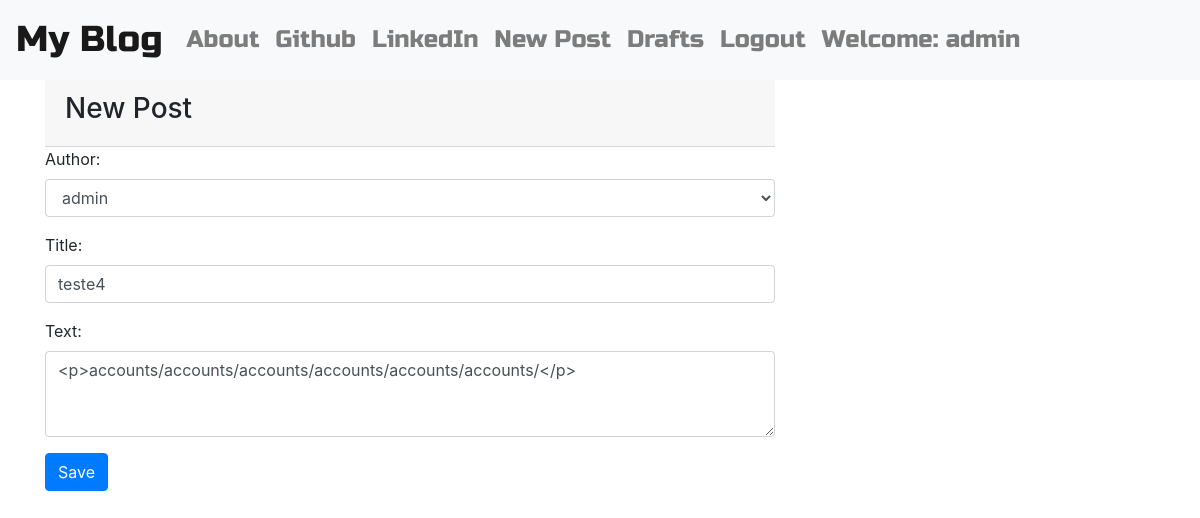
Screenshot of /post/1/edit/ (signed in) with the database file from the repository.
### blog/models.py (models this page shows, shortened)
class Post(models.Model):
    author = models.ForeignKey('auth.User', on_delete=models.CASCADE)
    title = models.CharField(max_length=200)
    text = models.TextField()
    create_date = models.DateTimeField(default=timezone.now)
    published_date = models.DateTimeField(blank=True, null=True)

### blog/views.py (the view)
# urls.py: path('post/<int:pk>/edit/', views.PostUpdateView.as_view(), name='post_edit'),
class PostUpdateView(LoginRequiredMixin, UpdateView):
    login_url = '/login/'
    redirect_field_name = 'blog/post_detail.html'
    form_class = PostForm
    model = Post

### blog/forms.py
class PostForm(forms.ModelForm):
    class Meta:
        model = Post
        fields = ('author', 'title', 'text')
        widgets = {
            'author': forms.Select(attrs={'class': 'form-control'}),
            'title': forms.TextInput(attrs={'class': 'form-control'}),
            'text': forms.Textarea(attrs={'class': 'form-control', 'id':'exampleFormControlTextarea1', 'rows':'3'})
        }

### blog/templates/blog/post_form.html (shortened to what this page needs)
{% extends "blog/base.html" %}
{% block body_block %}
<form method="POST" class="post-form">
  <div class="form-group">
    <div class="card-header card-title"><h3>New Post</h3></div>
        {{ form.as_p }}
    <button type="submit" class="save btn btn-primary">Save</button>
  </div>
</form>
{% endblock %}

### blog/templates/blog/base.html (shortened to what this page needs)
<!DOCTYPE html>
{% load static %}
<html>
<head>
    <link rel="stylesheet" href="https://stackpath.bootstrapcdn.com/bootstrap/4.4.1/css/bootstrap.min.css">
    <link rel="stylesheet" href="//cdn.jsdelivr.net/npm/medium-editor@latest/dist/css/medium-editor.min.css" type="text/css" media="screen" charset="utf-8">
    <link rel="stylesheet" href="{% static 'css/blog.css' %}">
</head>
<body>
    <nav class="navbar navbar-expand-md navbar-light bg-light techfont custom-navbar">
        <a class="navbar-brand bigbrand" href="{% url 'post_list' %}">My Blog</a>
        <div class="collapse navbar-collapse" id="navbarSupportedContent">
            <ul class="navbar-nav mr-auto">
                <li class="nav-item">
                    <a class="nav-link" href="{% url 'about' %}">About</a>
                </li>
                <li class="nav-item">
                    <a class="nav-link" href="https://www.github.com">Github</a>
                </li>
                <li class="nav-item">
                    <a class="nav-link" href="https://www.linkedin.com">LinkedIn</a>
                </li>
                {% if user.is_authenticated %}
                    <li class="nav-item">
                        <a class="nav-link" href="{% url 'post_new' %}">New Post</a>
                    </li>
                    <li class="nav-item">
                        <a class="nav-link" href="{% url 'post_draft_list' %}">Drafts</a>
                    </li>
                    <li class="nav-item">
                        <a class="nav-link" href="{% url 'logout' %}">Logout</a>
                    </li>
                    <li class="nav-item">
                        <a class="nav-link">Welcome: {{ user.username }}</a>
                    </li>
                {% else %}
                    <li class="nav-item mr-auto">
                        <a class="nav-link" href="{% url 'login' %}">
                            <span class="material-icons">fingerprint</span>
                        </a>
                    </li>
                {% endif %}
            </ul>
        </div>
    </nav>
<div class="content container">
    <div class="row">
        <div class="col-md-8">
            <div class="blog_posts">
                    {% block body_block %}{% endblock%}
            </div>
        </div>
    </div>
</div>
</body>
</html>

### blog/static/css/blog.css (style rules this page uses)
.techfont { font-family: 'Russo One', sans-serif; font-size: 1.5em; margin-botton: 10px }
.bigbrand { font-size: 1.5em; }

### rows the page displays
Post: author "admin", title "teste4", text "<p>accounts/accounts/accounts/accounts/accounts/accounts/</p>"

### other values shown
{{ user.username }} "admin"
